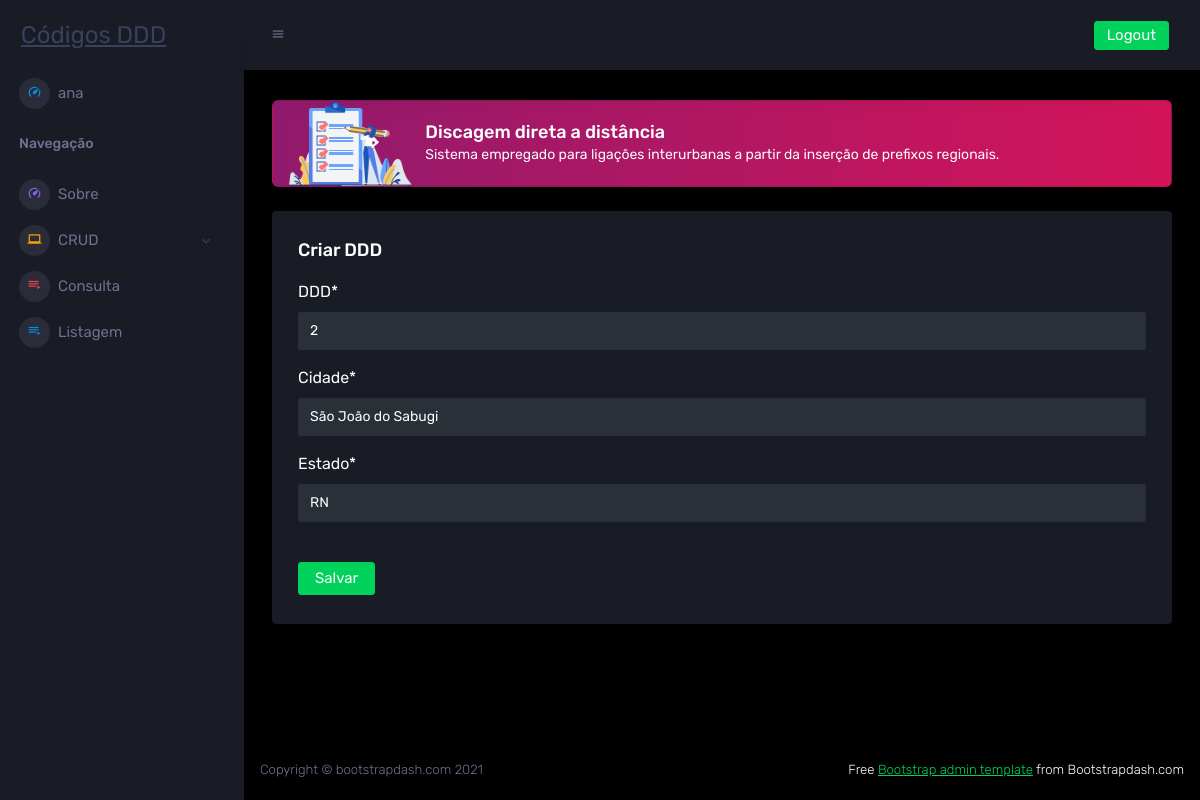
Page /atualizarddd/4 (signed in) on the committed database.
### crud/models.py (models this page shows, shortened)
class DDD(models.Model):
    id = models.AutoField(primary_key=True)
    ddd = models.IntegerField('DDD', validators=[
            MaxValueValidator(100),
            MinValueValidator(1)
        ])
    cidade = models.CharField('Cidade', max_length=100)
    estado = models.CharField('Estado', max_length=100)
    class Meta:
        verbose_name_plural = "DDDs"

### crud/views.py (the view)
# urls.py: path('atualizarddd/<int:id_ddd>', atualizar_ddd, name= "url_atualizar_ddd"),
def atualizar_ddd(request, id_ddd):
    ddd = DDD.objects.get(pk=id_ddd)
    form = DDDForm(request.POST or None, instance=ddd)
    if form.is_valid():
        form.save()
        return redirect("listaddd")
    pacote = {"form_ddd": form}
    return render(request, "createddd.html", pacote)

### crud/form.py
class DDDForm(ModelForm):
    class Meta:
        model = DDD
        fields = ["ddd", "cidade", "estado"]

### crud/templates/createddd.html (shortened to what this page needs)
{% extends 'layout.html' %}
{% load crispy_forms_tags %}
{% block content %}
{% if user.is_authenticated %}
<div class="row">
    <div class="col-12">
      <div class="card">
        <div class="card-body">
          <h4 class="card-title">Criar DDD </h4>
          <form method="POST">
            {{form_ddd|crispy}}
            <button type="submit" class="nav-link btn btn-success create-new-button">Salvar</button>
        </form>
        </div>
      </div>
    </div>
  </div>
{% endif %}
{% endblock %}

### crud/templates/layout.html (shortened to what this page needs)
{% load static %}
<!DOCTYPE html>
<html lang="en">
  <head>
    <link rel="stylesheet" href={% static "mdi/css/materialdesignicons.min.css" %}>
    <link rel="stylesheet" href={% static "vendors/css/vendor.bundle.base.css" %}>
    <link rel="stylesheet" href={% static "vendors/jvectormap/jquery-jvectormap.css" %}>
    <link rel="stylesheet" href={% static "vendors/flag-icon-css/css/flag-icon.min.css" %}>
    <link rel="stylesheet" href={% static "vendors/owl-carousel-2/owl.carousel.min.css" %}>
    <link rel="stylesheet" href={% static "vendors/owl-carousel-2/owl.theme.default.min.css" %}>
    <link rel="stylesheet" href={% static "css/style.css" %}>
  </head>
  <body>
    <div class="container-scroller">
      <nav class="sidebar sidebar-offcanvas" id="sidebar">
        <div class="sidebar-brand-wrapper d-none d-lg-flex align-items-center justify-content-center fixed-top">
          <a class="sidebar-brand brand-logo" href="{% url 'home' %}"> Códigos DDD</a>
        </div>
        <ul class="nav">
          {% if user.is_authenticated %}
          <li class="nav-item menu-items">
            <a class="nav-link">
            <span class="menu-icon">
              <i class="mdi mdi-speedometer"></i>
            </span>
            <span class="menu-title">{{ request.user.username }}</span>
            </a>
          </li>
          {% endif %}
          <li class="nav-item nav-category">
            <span class="nav-link">Navegação</span>
          </li>
          <li class="nav-item menu-items">
            <a class="nav-link" href="{% url 'sobre' %}">
              <span class="menu-icon">
                <i class="mdi mdi-speedometer"></i>
              </span>
              <span class="menu-title">Sobre</span>
            </a>
          </li>
          <li class="nav-item menu-items">
            <a class="nav-link" data-bs-toggle="collapse" href="#ui-basic" aria-expanded="false" aria-controls="ui-basic">
              <span class="menu-icon">
                <i class="mdi mdi-laptop"></i>
              </span>
              <span class="menu-title">CRUD</span>
              <i class="menu-arrow"></i>
            </a>
          </li>
          <li class="nav-item menu-items">
            <a class="nav-link" href="{% url 'consulta' %}">
              <span class="menu-icon">
                <i class="mdi mdi-playlist-play"></i>
              </span>
              <span class="menu-title">Consulta</span>
            </a>
          </li>
          <li class="nav-item menu-items">
            <a class="nav-link" href="{% url 'listagem' %}">
              <span class="menu-icon">
                <i class="mdi mdi-playlist-play"></i>
              </span>
              <span class="menu-title">Listagem</span>
            </a>
          </li>
        </ul>
      </nav>
      <div class="container-fluid page-body-wrapper">
        <nav class="navbar p-0 fixed-top d-flex flex-row">
          <div class="navbar-menu-wrapper flex-grow d-flex align-items-stretch">
            <button class="navbar-toggler navbar-toggler align-self-center" type="button" data-toggle="minimize">
              <span class="mdi mdi-menu"></span>
            </button>
            <ul class="navbar-nav navbar-nav-right">
              {% if user.is_authenticated %}
                <li class="nav-item dropdown d-none d-lg-block">
                <a class="nav-link btn btn-success create-new-button" href="/account/logout/">Logout</a>
                </li>
              {% else %}
                <li class="nav-item dropdown d-none d-lg-block">
                <a class="nav-link btn btn-success create-new-button" href="/account/login/">Login</a>
                </li>
              {% endif %}
            </ul>
          </div>
        </nav>
        <div class="main-panel">
          <div class="content-wrapper">
            <div class="row">
              <div class="col-12 grid-margin stretch-card">
                <div class="card corona-gradient-card">
                  <div class="card-body py-0 px-0 px-sm-3">
                    <div class="row align-items-center">
                      <div class="col-4 col-sm-3 col-xl-2">
                        <img src={% static "images/dashboard/Group126@2x.png" %} class="gradient-corona-img img-fluid" alt="">
                      </div>
                      <div class="col-5 col-sm-7 col-xl-8 p-0">
                        <h4 class="mb-1 mb-sm-0">Discagem direta a distância</h4>
                        <p class="mb-0 font-weight-normal d-none d-sm-block">Sistema empregado para ligações interurbanas a partir da inserção de prefixos regionais.</p>
                      </div>
                    </div>
                  </div>
                </div>
              </div>
            </div>
            {% block content %} {% endblock %}
          </div>
          <footer class="footer">
            <div class="d-sm-flex justify-content-center justify-content-sm-between">
              <span class="text-muted d-block text-center text-sm-left d-sm-inline-block">Copyright © bootstrapdash.com 2021</span>
              <span class="float-none float-sm-right d-block mt-1 mt-sm-0 text-center"> Free <a href="https://www.bootstrapdash.com/bootstrap-admin-template/" target="_blank">Bootstrap admin template</a> from Bootstrapdash.com</span>
            </div>
          </footer>
        </div>
      </div>
    </div>
  </body>
</html>

### rows in the picture
DDD: ddd "2", cidade "São João do Sabugi", estado "RN"

### other values in the picture
{{ request.user.username }} "ana"
